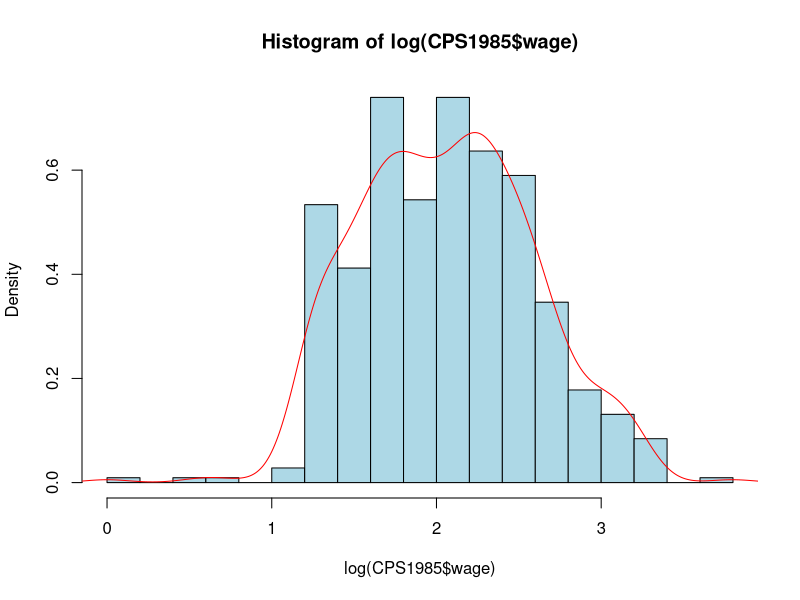

This figure's R source: (Note: this script raises an error after producing the figure.)
## ----echo=FALSE, include=FALSE-------------------------------------------
getwd()
CPS1985 <- read.table("./data/CPS1985.txt", header = TRUE)

## ------------------------------------------------------------------------
summary(CPS1985$wage)         # get a summary
is.numeric(CPS1985$wage)      # check if variable is numeric
mean(CPS1985$wage)            # get mean
var(CPS1985$wage)             # get variance

## ----out.width='45%', fig.align="center"---------------------------------
hist(log(CPS1985$wage), freq = FALSE, nclass = 20, col = "light blue")
lines(density(log(CPS1985$wage)), col = "red")

## ----comment = ''--------------------------------------------------------
summary(CPS1985$occupation)

## ----comment = ''--------------------------------------------------------
levels(CPS1985$occupation)[c(5, 1)] <- c("techn", "mgmt")
summary(CPS1985$occupation)

## ----eval=FALSE----------------------------------------------------------
tab <- table(CPS1985$occupation)
prop.table(tab)
barplot(tab)
pie(tab, col = gray(seq(0.4, 1.0, length = 6)))

## ----comment = ''--------------------------------------------------------
attach(CPS1985)                 # attach the data set to avoid use of $ 
table(gender, occupation)       # no name_df$name_var necessary
prop.table(table(gender, occupation))
detach(CPS1985)                 # now detach when work is done

## ----out.width='45%', fig.align="center"---------------------------------
plot(gender ~ occupation, data = CPS1985)

## ----echo=FALSE, include=FALSE-------------------------------------------
attach(CPS1985)

## ------------------------------------------------------------------------
tapply(wage, gender, mean)
tapply(log(wage), list(gender, occupation), mean)

## ----echo=FALSE----------------------------------------------------------
detach(CPS1985)

## ----out.width='45%', fig.align="center"---------------------------------
boxplot(log(wage) ~ gender, data = CPS1985)

## ----out.width='75%', fig.align="center"---------------------------------
boxplot(log(wage) ~ gender + occupation, data = CPS1985)
